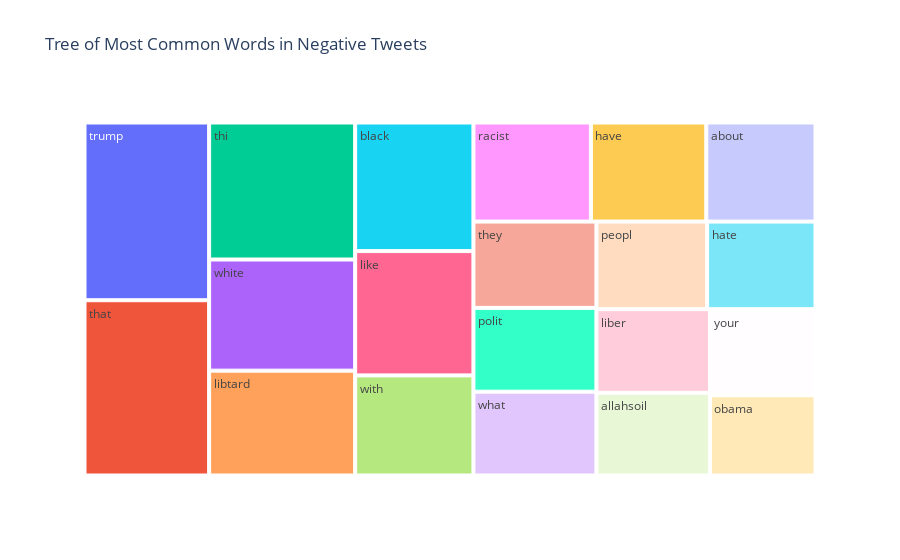

Notebook cell for this chart:
### Code cell
fig = px.treemap(temp2, path=['Common_words'], values='count',title='Tree of Most Common Words in Negative Tweets')
fig.show()

### Figure 1 — Plotly figure (JSON) as saved in the notebook; plotly's stock layout.template omitted (floating-point values rounded to 4 significant figures)
{"data": [{"branchvalues": "total", "domain": {"x": [0, 1], "y": [0, 1]}, "hovertemplate": "labels=%{label}<br>count=%{value}<br>parent=%{parent}<br>id=%{id}<extra></extra>", "ids": ["about", "allahsoil", "black", "hate", "have", "liber", "libtard", "like", "obama", "peopl", "polit", "racist", "that", "they", "thi", "trump", "what", "white", "with", "your"], "labels": ["about", "allahsoil", "black", "hate", "have", "liber", "libtard", "like", "obama", "peopl", "polit", "racist", "that", "they", "thi", "trump", "what", "white", "with", "your"], "name": "", "parents": ["", "", "", "", "", "", "", "", "", "", "", "", "", "", "", "", "", "", "", ""], "type": "treemap", "values": [106, 92, 149, 93, 112, 93, 150, 144, 83, 95, 101, 114, 214, 104, 196, 217, 101, 159, 116, 89]}], "layout": {"legend": {"tracegroupgap": 0}, "title": {"text": "Tree of Most Common Words in Negative Tweets"}}}
